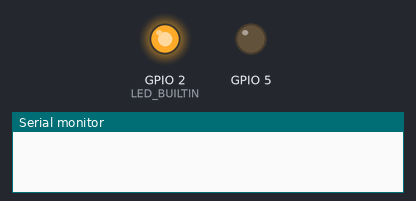
Bench run of a sketch on a simulated ESP8266 (NodeMCU). Shown: output pins drawn as LEDs (lit = HIGH, except the on-board LED, lit = LOW), the last lines printed to the serial monitor. WiFi joins after 1.5 s; servers stay silent unless stated.

Above: at 0.1 s.
At 1.8 s:
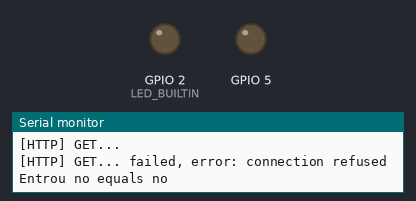
Timing chart, 0 to 3.3 s (numbered marks = the images above):
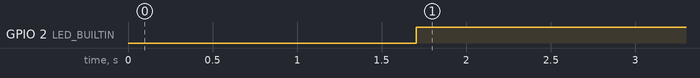

The sketch:

LedHttpClient.ino
```cpp
/**
   BasicHTTPClient.ino

    Created on: 24.05.2015

*/

#include <Arduino.h>

#include <ESP8266WiFi.h>
#include <ESP8266WiFiMulti.h>

#include <ESP8266HTTPClient.h>

#include <WiFiClient.h>

ESP8266WiFiMulti WiFiMulti;

#define SERVER_IP "192.168.15.11:3000"

//#ifndef STASSID
#define STASSID "CantinhoJC"
#define STAPSK  "#lutero1517"
//#endif

void setup() {

  Serial.begin(115200);
  pinMode(LED_BUILTIN, OUTPUT);
  pinMode(5, OUTPUT);
  Serial.println();
  Serial.println();
  Serial.println();

  WiFi.begin(STASSID, STAPSK);

  while (WiFi.status() != WL_CONNECTED) {
    delay(500);
    Serial.print(".");
  }
  Serial.println("");
  Serial.print("Connected! IP address: ");
  Serial.println(WiFi.localIP());

}

void loop() {
  // wait for WiFi connection
  String payload;
  if ((WiFiMulti.run() == WL_CONNECTED)) {

    WiFiClient client;

    HTTPClient http;

    Serial.print("[HTTP] begin...\n");
    if (http.begin(client, "http://192.168.15.11:3000/getLed")) {  // HTTP


      Serial.print("[HTTP] GET...\n");
      // start connection and send HTTP header
      int httpCode = http.GET();

      // httpCode will be negative on error
      if (httpCode > 0) {
        // HTTP header has been send and Server response header has been handled
        Serial.printf("[HTTP] GET... code: %d\n", httpCode);

        // file found at server
        if (httpCode == HTTP_CODE_OK || httpCode == HTTP_CODE_MOVED_PERMANENTLY) {
          payload = http.getString();


          Serial.println(payload);
        }
      } else {
        Serial.printf("[HTTP] GET... failed, error: %s\n", http.errorToString(httpCode).c_str());
      }

      http.end();
    } else {
      Serial.printf("[HTTP} Unable to connect\n");
    }
  }
  //delay(1000);
  if(payload.equals("1")) {
    Serial.println("Entrou no equals yes");
    digitalWrite(LED_BUILTIN, 0);
    digitalWrite(5, HIGH);
  } else {
    Serial.println("Entrou no equals no");
    digitalWrite(LED_BUILTIN, 1);
    digitalWrite(5, LOW);
  }

  /*
  digitalWrite(LED_BUILTIN, HIGH);
  delay(1000);
  digitalWrite(LED_BUILTIN, LOW);
  delay(1000);
  */
  delay(10000);
}
```

Measured:
- by itself, GPIO 2 (LED_BUILTIN): LOW → HIGH at 1.7 s
